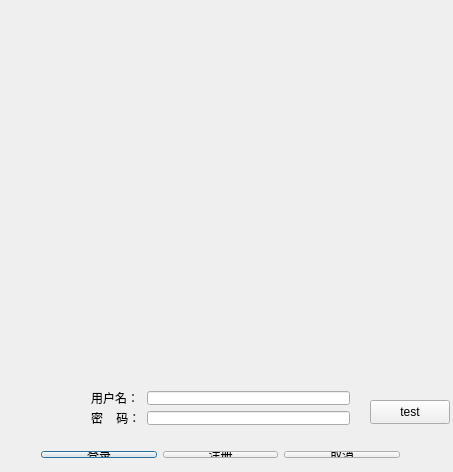
<?xml version="1.0" encoding="UTF-8"?>
<ui version="4.0">
 <class>Dialog</class>
 <widget class="QDialog" name="Dialog">
  <property name="geometry">
   <rect>
    <x>0</x>
    <y>0</y>
    <width>453</width>
    <height>472</height>
   </rect>
  </property>
  <property name="windowTitle">
   <string>Dialog</string>
  </property>
  <widget class="QLabel" name="label_image">
   <property name="geometry">
    <rect>
     <x>0</x>
     <y>0</y>
     <width>471</width>
     <height>371</height>
    </rect>
   </property>
   <property name="text">
    <string/>
   </property>
   <property name="pixmap">
    <pixmap resource="image.qrc">:/image</pixmap>
   </property>
   <property name="scaledContents">
    <bool>true</bool>
   </property>
  </widget>
  <widget class="QWidget" name="layoutWidget">
   <property name="geometry">
    <rect>
     <x>80</x>
     <y>380</y>
     <width>281</width>
     <height>56</height>
    </rect>
   </property>
   <layout class="QGridLayout" name="gridLayout">
    <item row="0" column="0">
     <widget class="QLabel" name="label">
      <property name="text">
       <string>用户名：</string>
      </property>
     </widget>
    </item>
    <item row="0" column="1">
     <widget class="QLineEdit" name="name_lineEdit"/>
    </item>
    <item row="1" column="1">
     <widget class="QLineEdit" name="passwd_lineEdit"/>
    </item>
    <item row="1" column="0">
     <widget class="QLabel" name="label_2">
      <property name="text">
       <string>密    码：</string>
      </property>
     </widget>
    </item>
   </layout>
  </widget>
  <widget class="QWidget" name="layoutWidget">
   <property name="geometry">
    <rect>
     <x>30</x>
     <y>440</y>
     <width>381</width>
     <height>29</height>
    </rect>
   </property>
   <layout class="QHBoxLayout" name="horizontalLayout">
    <item>
     <widget class="QPushButton" name="pushButton">
      <property name="text">
       <string>登录</string>
      </property>
     </widget>
    </item>
    <item>
     <widget class="QPushButton" name="regist_pushButton">
      <property name="text">
       <string>注册</string>
      </property>
     </widget>
    </item>
    <item>
     <widget class="QPushButton" name="pushButton_3">
      <property name="text">
       <string>取消</string>
      </property>
     </widget>
    </item>
   </layout>
  </widget>
  <widget class="QPushButton" name="test">
   <property name="geometry">
    <rect>
     <x>370</x>
     <y>400</y>
     <width>80</width>
     <height>24</height>
    </rect>
   </property>
   <property name="text">
    <string>test</string>
   </property>
  </widget>
 </widget>
 <layoutdefault spacing="6" margin="11"/>
 <resources>
  <include location="image.qrc"/>
 </resources>
 <connections/>
</ui>
